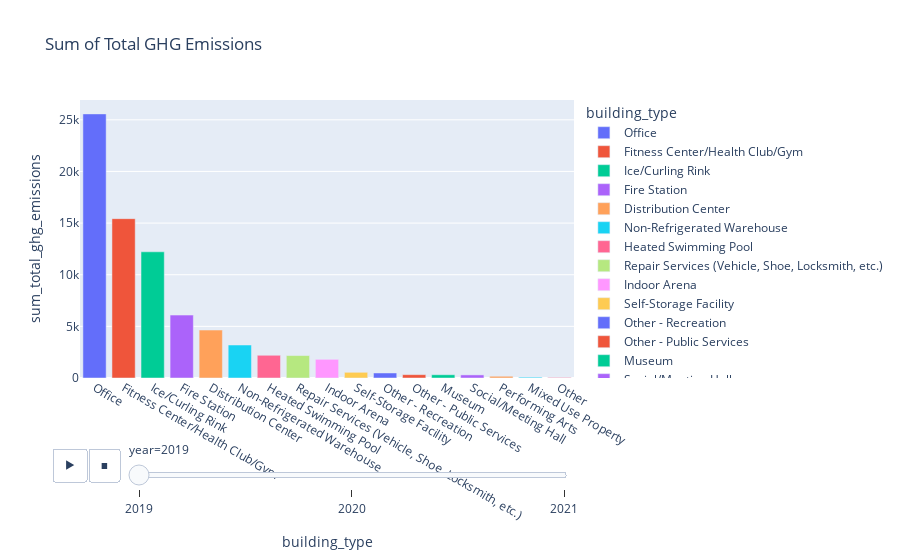

Notebook code cell kept with this figure:
### Code cell
fig = px.bar(query_table2, x="building_type", y="sum_total_ghg_emissions", title="Sum of Total GHG Emissions", color="building_type",
             animation_frame="year", animation_group="building_type", hover_name="average_pm25")
fig.show()

### Figure 1 — Plotly figure (JSON) as saved in the notebook; plotly's stock layout.template omitted (floating-point values rounded to 4 significant figures)
{"data": [{"alignmentgroup": "True", "hovertemplate": "<b>%{hovertext}</b><br><br>building_type=%{x}<br>year=2019<br>sum_total_ghg_emissions=%{y}<extra></extra>", "hovertext": [27.62], "ids": ["Office"], "legendgroup": "Office", "marker": {"color": "#636efa", "pattern": {"shape": ""}}, "name": "Office", "offsetgroup": "Office", "orientation": "v", "showlegend": true, "textposition": "auto", "type": "bar", "x": ["Office"], "xaxis": "x", "y": [25570.0], "yaxis": "y"}, {"alignmentgroup": "True", "hovertemplate": "<b>%{hovertext}</b><br><br>building_type=%{x}<br>year=2019<br>sum_total_ghg_emissions=%{y}<extra></extra>", "hovertext": [27.62], "ids": ["Fitness Center/Health Club/Gym"], "legendgroup": "Fitness Center/Health Club/Gym", "marker": {"color": "#EF553B", "pattern": {"shape": ""}}, "name": "Fitness Center/Health Club/Gym", "offsetgroup": "Fitness Center/Health Club/Gym", "orientation": "v", "showlegend": true, "textposition": "auto", "type": "bar", "x": ["Fitness Center/Health Club/Gym"], "xaxis": "x", "y": [15430.0], "yaxis": "y"}, {"alignmentgroup": "True", "hovertemplate": "<b>%{hovertext}</b><br><br>building_type=%{x}<br>year=2019<br>sum_total_ghg_emissions=%{y}<extra></extra>", "hovertext": [27.62], "ids": ["Ice/Curling Rink"], "legendgroup": "Ice/Curling Rink", "marker": {"color": "#00cc96", "pattern": {"shape": ""}}, "name": "Ice/Curling Rink", "offsetgroup": "Ice/Curling Rink", "orientation": "v", "showlegend": true, "textposition": "auto", "type": "bar", "x": ["Ice/Curling Rink"], "xaxis": "x", "y": [12220.0], "yaxis": "y"}, {"alignmentgroup": "True", "hovertemplate": "<b>%{hovertext}</b><br><br>building_type=%{x}<br>year=2019<br>sum_total_ghg_emissions=%{y}<extra></extra>", "hovertext": [27.62], "ids": ["Fire Station"], "legendgroup": "Fire Station", "marker": {"color": "#ab63fa", "pattern": {"shape": ""}}, "name": "Fire Station", "offsetgroup": "Fire Station", "orientation": "v", "showlegend": true, "textposition": "auto", "type": "bar", "x": ["Fire Station"], "xaxis": "x", "y": [6093.0], "yaxis": "y"}, {"alignmentgroup": "True", "hovertemplate": "<b>%{hovertext}</b><br><br>building_type=%{x}<br>year=2019<br>sum_total_ghg_emissions=%{y}<extra></extra>", "hovertext": [27.62], "ids": ["Distribution Center"], "legendgroup": "Distribution Center", "marker": {"color": "#FFA15A", "pattern": {"shape": ""}}, "name": "Distribution Center", "offsetgroup": "Distribution Center", "orientation": "v", "showlegend": true, "textposition": "auto", "type": "bar", "x": ["Distribution Center"], "xaxis": "x", "y": [4641.0], "yaxis": "y"}, {"alignmentgroup": "True", "hovertemplate": "<b>%{hovertext}</b><br><br>building_type=%{x}<br>year=2019<br>sum_total_ghg_emissions=%{y}<extra></extra>", "hovertext": [27.62], "ids": ["Non-Refrigerated Warehouse"], "legendgroup": "Non-Refrigerated Warehouse", "marker": {"color": "#19d3f3", "pattern": {"shape": ""}}, "name": "Non-Refrigerated Warehouse", "offsetgroup": "Non-Refrigerated Warehouse", "orientation": "v", "showlegend": true, "textposition": "auto", "type": "bar", "x": ["Non-Refrigerated Warehouse"], "xaxis": "x", "y": [3194.0], "yaxis": "y"}, {"alignmentgroup": "True", "hovertemplate": "<b>%{hovertext}</b><br><br>building_type=%{x}<br>year=2019<br>sum_total_ghg_emissions=%{y}<extra></extra>", "hovertext": [27.62], "ids": ["Heated Swimming Pool"], "legendgroup": "Heated Swimming Pool", "marker": {"color": "#FF6692", "pattern": {"shape": ""}}, "name": "Heated Swimming Pool", "offsetgroup": "Heated Swimming Pool", "orientation": "v", "showlegend": true, "textposition": "auto", "type": "bar", "x": ["Heated Swimming Pool"], "xaxis": "x", "y": [2200.0], "yaxis": "y"}, {"alignmentgroup": "True", "hovertemplate": "<b>%{hovertext}</b><br><br>building_type=%{x}<br>year=2019<br>sum_total_ghg_emissions=%{y}<extra></extra>", "hovertext": [27.62], "ids": ["Repair Services (Vehicle, Shoe, Locksmith, etc.)"], "legendgroup": "Repair Services (Vehicle, Shoe, Locksmith, etc.)", "marker": {"color": "#B6E880", "pattern": {"shape": ""}}, "name": "Repair Services (Vehicle, Shoe, Locksmith, etc.)", "offsetgroup": "Repair Services (Vehicle, Shoe, Locksmith, etc.)", "orientation": "v", "showlegend": true, "textposition": "auto", "type": "bar", "x": ["Repair Services (Vehicle, Shoe, Locksmith, etc.)"], "xaxis": "x", "y": [2174.0], "yaxis": "y"}, {"alignmentgroup": "True", "hovertemplate": "<b>%{hovertext}</b><br><br>building_type=%{x}<br>year=2019<br>sum_total_ghg_emissions=%{y}<extra></extra>", "hovertext": [27.62], "ids": ["Indoor Arena"], "legendgroup": "Indoor Arena", "marker": {"color": "#FF97FF", "pattern": {"shape": ""}}, "name": "Indoor Arena", "offsetgroup": "Indoor Arena", "orientation": "v", "showlegend": true, "textposition": "auto", "type": "bar", "x": ["Indoor Arena"], "xaxis": "x", "y": [1808.0], "yaxis": "y"}, {"alignmentgroup": "True", "hovertemplate": "<b>%{hovertext}</b><br><br>building_type=%{x}<br>year=2019<br>sum_total_ghg_emissions=%{y}<extra></extra>", "hovertext": [27.62], "ids": ["Self-Storage Facility"], "legendgroup": "Self-Storage Facility", "marker": {"color": "#FECB52", "pattern": {"shape": ""}}, "name": "Self-Storage Facility", "offsetgroup": "Self-Storage Facility", "orientation": "v", "showlegend": true, "textposition": "auto", "type": "bar", "x": ["Self-Storage Facility"], "xaxis": "x", "y": [552.3], "yaxis": "y"}, {"alignmentgroup": "True", "hovertemplate": "<b>%{hovertext}</b><br><br>building_type=%{x}<br>year=2019<br>sum_total_ghg_emissions=%{y}<extra></extra>", "hovertext": [27.62], "ids": ["Other - Recreation"], "legendgroup": "Other - Recreation", "marker": {"color": "#636efa", "pattern": {"shape": ""}}, "name": "Other - Recreation", "offsetgroup": "Other - Recreation", "orientation": "v", "showlegend": true, "textposition": "auto", "type": "bar", "x": ["Other - Recreation"], "xaxis": "x", "y": [486.6], "yaxis": "y"}, {"alignmentgroup": "True", "hovertemplate": "<b>%{hovertext}</b><br><br>building_type=%{x}<br>year=2019<br>sum_total_ghg_emissions=%{y}<extra></extra>", "hovertext": [27.62], "ids": ["Other - Public Services"], "legendgroup": "Other - Public Services", "marker": {"color": "#EF553B", "pattern": {"shape": ""}}, "name": "Other - Public Services", "offsetgroup": "Other - Public Services", "orientation": "v", "showlegend": true, "textposition": "auto", "type": "bar", "x": ["Other - Public Services"], "xaxis": "x", "y": [322.6], "yaxis": "y"}, {"alignmentgroup": "True", "hovertemplate": "<b>%{hovertext}</b><br><br>building_type=%{x}<br>year=2019<br>sum_total_ghg_emissions=%{y}<extra></extra>", "hovertext": [27.62], "ids": ["Museum"], "legendgroup": "Museum", "marker": {"color": "#00cc96", "pattern": {"shape": ""}}, "name": "Museum", "offsetgroup": "Museum", "orientation": "v", "showlegend": true, "textposition": "auto", "type": "bar", "x": ["Museum"], "xaxis": "x", "y": [313.7], "yaxis": "y"}, {"alignmentgroup": "True", "hovertemplate": "<b>%{hovertext}</b><br><br>building_type=%{x}<br>year=2019<br>sum_total_ghg_emissions=%{y}<extra></extra>", "hovertext": [27.62], "ids": ["Social/Meeting Hall"], "legendgroup": "Social/Meeting Hall", "marker": {"color": "#ab63fa", "pattern": {"shape": ""}}, "name": "Social/Meeting Hall", "offsetgroup": "Social/Meeting Hall", "orientation": "v", "showlegend": true, "textposition": "auto", "type": "bar", "x": ["Social/Meeting Hall"], "xaxis": "x", "y": [299], "yaxis": "y"}, {"alignmentgroup": "True", "hovertemplate": "<b>%{hovertext}</b><br><br>building_type=%{x}<br>year=2019<br>sum_total_ghg_emissions=%{y}<extra></extra>", "hovertext": [27.62], "ids": ["Performing Arts"], "legendgroup": "Performing Arts", "marker": {"color": "#FFA15A", "pattern": {"shape": ""}}, "name": "Performing Arts", "offsetgroup": "Performing Arts", "orientation": "v", "showlegend": true, "textposition": "auto", "type": "bar", "x": ["Performing Arts"], "xaxis": "x", "y": [168.1], "yaxis": "y"}, {"alignmentgroup": "True", "hovertemplate": "<b>%{hovertext}</b><br><br>building_type=%{x}<br>year=2019<br>sum_total_ghg_emissions=%{y}<extra></extra>", "hovertext": [27.62], "ids": ["Mixed Use Property"], "legendgroup": "Mixed Use Property", "marker": {"color": "#19d3f3", "pattern": {"shape": ""}}, "name": "Mixed Use Property", "offsetgroup": "Mixed Use Property", "orientation": "v", "showlegend": true, "textposition": "auto", "type": "bar", "x": ["Mixed Use Property"], "xaxis": "x", "y": [79.3], "yaxis": "y"}, {"alignmentgroup": "True", "hovertemplate": "<b>%{hovertext}</b><br><br>building_type=%{x}<br>year=2019<br>sum_total_ghg_emissions=%{y}<extra></extra>", "hovertext": [27.62], "ids": ["Other"], "legendgroup": "Other", "marker": {"color": "#FF6692", "pattern": {"shape": ""}}, "name": "Other", "offsetgroup": "Other", "orientation": "v", "showlegend": true, "textposition": "auto", "type": "bar", "x": ["Other"], "xaxis": "x", "y": [55.6], "yaxis": "y"}], "layout": {"barmode": "relative", "legend": {"title": {"text": "building_type"}, "tracegroupgap": 0}, "sliders": [{"active": 0, "currentvalue": {"prefix": "year="}, "len": 0.9, "pad": {"b": 10, "t": 60}, "steps": [{"args": [["2019"], {"frame": {"duration": 0, "redraw": true}, "fromcurrent": true, "mode": "immediate", "transition": {"duration": 0, "easing": "linear"}}], "label": "2019", "method": "animate"}, {"args": [["2020"], {"frame": {"duration": 0, "redraw": true}, "fromcurrent": true, "mode": "immediate", "transition": {"duration": 0, "easing": "linear"}}], "label": "2020", "method": "animate"}, {"args": [["2021"], {"frame": {"duration": 0, "redraw": true}, "fromcurrent": true, "mode": "immediate", "transition": {"duration": 0, "easing": "linear"}}], "label": "2021", "method": "animate"}], "x": 0.1, "xanchor": "left", "y": 0, "yanchor": "top"}], "title": {"text": "Sum of Total GHG Emissions"}, "updatemenus": [{"buttons": [{"args": [null, {"frame": {"duration": 500, "redraw": true}, "fromcurrent": true, "mode": "immediate", "transition": {"duration": 500, "easing": "linear"}}], "label": "&#9654;", "method": "animate"}, {"args": [[null], {"frame": {"duration": 0, "redraw": true}, "fromcurrent": true, "mode": "immediate", "transition": {"duration": 0, "easing": "linear"}}], "label": "&#9724;", "method": "animate"}], "direction": "left", "pad": {"r": 10, "t": 70}, "showactive": false, "type": "buttons", "x": 0.1, "xanchor": "right", "y": 0, "yanchor": "top"}], "xaxis": {"anchor": "y", "categoryarray": ["Office", "Fitness Center/Health Club/Gym", "Ice/Curling Rink", "Fire Station", "Distribution Center", "Non-Refrigerated Warehouse", "Heated Swimming Pool", "Repair Services (Vehicle, Shoe, Locksmith, etc.)", "Indoor Arena", "Self-Storage Facility", "Other - Recreation", "Other - Public Services", "Museum", "Social/Meeting Hall", "Performing Arts", "Mixed Use Property", "Other"], "categoryorder": "array", "domain": [0, 1], "title": {"text": "building_type"}}, "yaxis": {"anchor": "x", "domain": [0, 1], "title": {"text": "sum_total_ghg_emissions"}}}}
